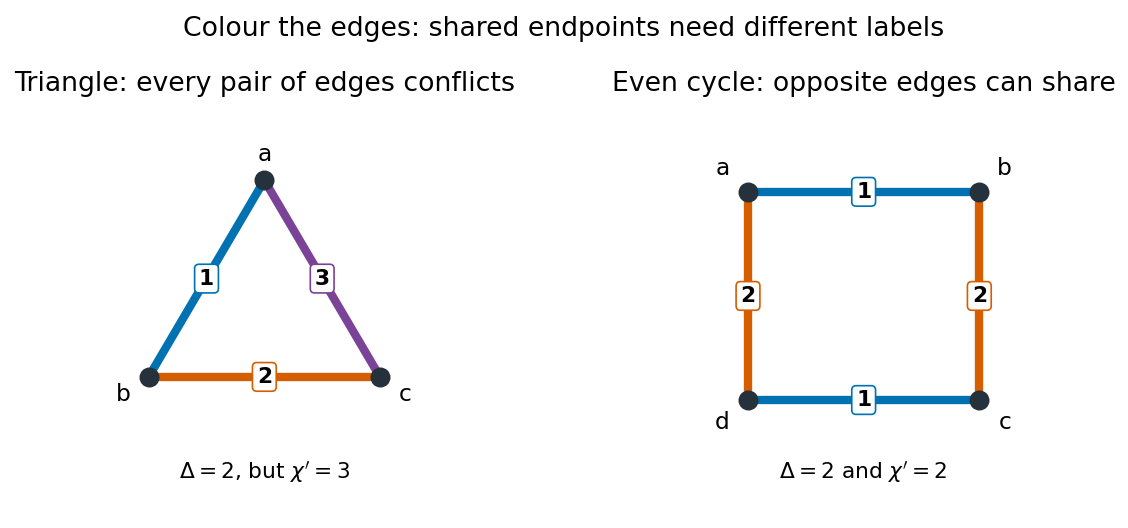

Generate this figure with Python:
"""Draw original optimal edge colourings; run from _media with Python 3.14.

Tested with matplotlib 3.10.7 and numpy 2.3.5 (root pyproject.toml).
"""

from pathlib import Path

import matplotlib.pyplot as plt


COLORS = {1: "#0072B2", 2: "#D55E00", 3: "#7B4397"}


def draw_graph(ax, positions, colored_edges, title, conclusion):
    ax.set_aspect("equal")
    ax.axis("off")
    ax.set_xlim(-1.55, 1.55)
    ax.set_ylim(-1.55, 1.6)
    ax.set_title(title, fontsize=16, pad=12)
    for u, v, color in colored_edges:
        x1, y1 = positions[u]
        x2, y2 = positions[v]
        ax.plot([x1, x2], [y1, y2], color=COLORS[color], lw=5, zorder=1)
        ax.text(
            (x1 + x2) / 2,
            (y1 + y2) / 2,
            str(color),
            ha="center",
            va="center",
            fontsize=13,
            fontweight="bold",
            bbox={"boxstyle": "round,pad=0.2", "facecolor": "white", "edgecolor": COLORS[color]},
            zorder=3,
        )
    for vertex, (x, y) in positions.items():
        ax.plot(x, y, "o", ms=11, color="#26323B", zorder=4)
        ax.text(x * 1.22, y * 1.22, vertex, ha="center", va="center", fontsize=14)
    ax.text(0, -1.52, conclusion, ha="center", va="center", fontsize=13)


def main():
    fig, axes = plt.subplots(1, 2, figsize=(9.4, 4.4), dpi=120, facecolor="white")
    fig.suptitle("Colour the edges: shared endpoints need different labels", fontsize=16, y=0.97)
    draw_graph(
        axes[0],
        {"a": (0, 1), "b": (-1, -0.7), "c": (1, -0.7)},
        [("a", "b", 1), ("b", "c", 2), ("c", "a", 3)],
        "Triangle: every pair of edges conflicts",
        r"$\Delta=2$, but $\chi^{\prime}=3$",
    )
    draw_graph(
        axes[1],
        {"a": (-1, 0.9), "b": (1, 0.9), "c": (1, -0.9), "d": (-1, -0.9)},
        [("a", "b", 1), ("b", "c", 2), ("c", "d", 1), ("d", "a", 2)],
        "Even cycle: opposite edges can share",
        r"$\Delta=2$ and $\chi^{\prime}=2$",
    )
    fig.subplots_adjust(left=0.03, right=0.97, top=0.79, bottom=0.10, wspace=0.30)
    fig.savefig(Path(__file__).with_suffix(".png").name, facecolor="white", transparent=False)
    plt.close(fig)


if __name__ == "__main__":
    main()
